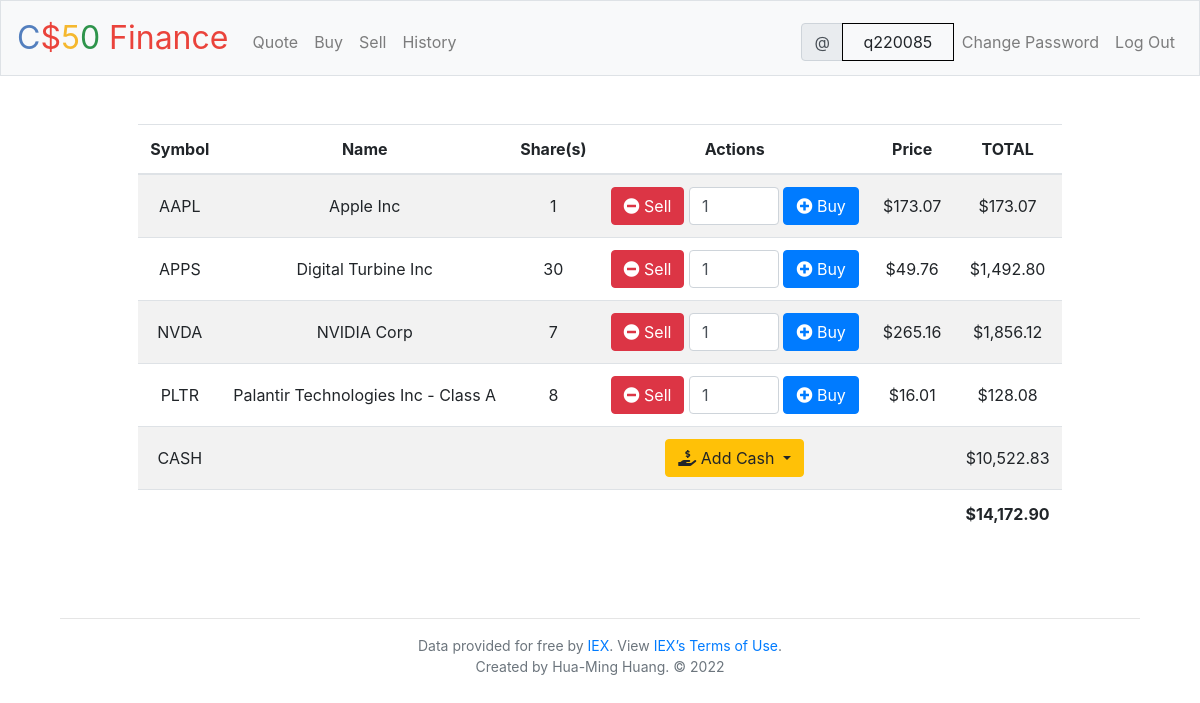
The page / (signed in) on the database its author committed.
### tables this page shows
CREATE TABLE transactions (
 id INTEGER PRIMARY KEY AUTOINCREMENT,
 user_id INTEGER NOT NULL,
 name TEXT NOT NULL,
 shares INTEGER NOT NULL,
 price NUMERIC NOT NULL,
 type TEXT NOT NULL,
 symbol TEXT NOT NULL,
 time TIMESTAMP DEFAULT CURRENT_TIMESTAMP,
 FOREIGN KEY(user_id) REFERENCES users(id)
);

### application.py (the view, shortened to what this page needs)
@app.route("/", methods=["GET", "POST"])
@login_required
def index():
    user_id = session["user_id"]
    if (request.method == "GET"):
        messages = session.get("messages", None)
        db.execute("DELETE FROM transactions \
                    WHERE symbol IN (SELECT symbol FROM transactions \
                    WHERE user_id = ? GROUP BY symbol HAVING TOTAL(shares) == 0)", \
                    user_id)
        stocks = db.execute("SELECT symbol, name, SUM(shares) as totalShares, price FROM transactions WHERE user_id = ? GROUP BY symbol", user_id)
        cash = db.execute("SELECT cash FROM users WHERE id = ?", user_id)
        cash = cash[0]["cash"]
        total = cash
        for stock in stocks:
            total += stock["price"] * stock["totalShares"]
        session["messages"] = None
        return render_template("index.html", stocks=stocks, cash=usd(cash), total=usd(total), usd_function=usd, messages=messages)

### application.py (called while the page is built)
@app.after_request
def after_request(response):
    response.headers["Cache-Control"] = "no-cache, no-store, must-revalidate"
    response.headers["Expires"] = 0
    response.headers["Pragma"] = "no-cache"
    return response

### helpers.py (called while the page is built)
def login_required(f):
    @wraps(f)
    def decorated_function(*args, **kwargs):
        if session.get("user_id") is None:
            return redirect("/login")
        return f(*args, **kwargs)
    return decorated_function

def usd(value):
    return f"${value:,.2f}"

### templates/index.html (shortened to what this page needs)
{% extends "layout.html" %}
{% block main %}
    <div class="table-responsive">
        <table class="table table-striped center-screen" style="max-width: 80%">
            <thead>
                <tr>
                    <th>Symbol</th>
                    <th>Name</th>
                    <th>Share(s)</th>
                    <th>Actions</th>
                    <th>Price</th>
                    <th>TOTAL</th>
                </tr>
            </thead>
            <tbody>
                {% for stock in stocks %}
                <tr>
                    <td>{{ stock["symbol"] }}</td>
                    <td>{{ stock["name"] }}</td>
                    <td>{{ stock["totalShares"] }}</td>
                    <td>
                        <form class="form-inline justify-content-center" action="/" method="post">
                            <button type="submit" class="btn btn-danger" name={{ stock["symbol"] }} value="Sell">
                                <i class="fas fa-minus-circle"></i> Sell
                            </button>
                            <input type="number" name="quantity" class="form-control" value="1" min="1" max="100" style="width:90px">
                            <button type="submit" class="btn btn-primary" name={{ stock["symbol"] }} value="Buy">
                                <i class="fas fa-plus-circle"></i> Buy
                            </button>
                        </form>
                    </td>
                    <td>{{ usd_function(stock["price"]) }}</td>
                    <td>{{ usd_function(stock["totalShares"] * stock["price"]) }}</td>
                </tr>
                {% endfor %}
                <tr>
                    <td>CASH</td>
                    <td colspan="2"></td>
                    <td>
                        <form name="add_cash_form" action="/" method="POST">
                            <div class="dropdown">
                                <button class="btn btn-warning dropdown-toggle" data-toggle="dropdown" type="button">
                                <i class="fas fa-hand-holding-usd"></i> Add Cash
                                </button>
                            </div>
                        </form>
                    </td>
                    <td colspan="1"></td>
                    <td>{{ cash }}</td>
                </tr>
            <tfoot>
                <td colspan="5"></td>
                <td><strong>{{ total }}</strong></td>
            </tfoot>
        </table>
    </div>
{% endblock %}

### templates/layout.html (shortened to what this page needs)
<!DOCTYPE html>
<html lang="en">
    <head>
        <link href="/static/styles.css" rel="stylesheet">
        <link rel="stylesheet" href="https://cdn.jsdelivr.net/npm/bootstrap@4.6.1/dist/css/bootstrap.min.css">
        <link rel="stylesheet" href="https://cdn.jsdelivr.net/npm/bootstrap-icons@1.6.0/font/bootstrap-icons.css">
        <link href="https://cdnjs.cloudflare.com/ajax/libs/font-awesome/5.15.4/css/all.min.css" rel="stylesheet">
    </head>
    <body>
        <nav class="navbar navbar-expand-md navbar-light bg-light border">
            <a class="navbar-brand" href="/"><span class="blue">C</span><span class="red">$</span><span class="yellow">5</span><span class="green">0</span> <span class="red">Finance</span></a>
            <div class="collapse navbar-collapse" id="navbar">
                {% if session.user_id %}
                    <ul class="navbar-nav mr-auto mt-2">
                        <li class="nav-item"><a class="nav-link" href="/quote">Quote</a></li>
                        <li class="nav-item"><a class="nav-link" href="/buy">Buy</a></li>
                        <li class="nav-item"><a class="nav-link" href="/sell">Sell</a></li>
                        <li class="nav-item"><a class="nav-link" href="/history">History</a></li>
                    </ul>
                    <ul class="navbar-nav ml-auto mt-2">
                        <form class="form-inline">
                            <div class="input-group">
                              <div class="input-group-prepend">
                                <span class="input-group-text" id="basic-addon1">@</span>
                              </div>
                              <input readonly class="form-control-plaintext" name="username" value={{ session.username }} type="text" style="text-align: center; width: {{ session.username|length }}em; border: 1px solid black;">
                            </div>
                          </form>
                        <li class="nav-item"><a class="nav-link" href="/changepwd">Change Password</a></li>
                        <li class="nav-item"><a class="nav-link" href="/logout">Log Out</a></li>
                    </ul>
                {% else %}
                    <ul class="navbar-nav ml-auto mt-2">
                        <li class="nav-item"><a class="nav-link" href="/register">Register</a></li>
                        <li class="nav-item"><a class="nav-link" href="/login">Log In</a></li>
                    </ul>
                {% endif %}
            </div>
        </nav>
        <main class="container-fluid p-5">
            {% block main %}{% endblock %}
        </main>
        <hr style="width: 90%; margin-left: auto; margin-right: auto;">
        <footer class="small text-center text-muted">
            Data provided for free by <a href="https://iextrading.com/developer">IEX</a>. View <a href="https://iextrading.com/api-exhibit-a/">IEX’s Terms of Use</a>.
            <p>Created by Hua-Ming Huang. &copy; <script>document.write(new Date().getFullYear());</script></p>
        </footer>
    </body>
</html>

### static/styles.css (style rules this page uses)
nav .navbar-brand { font-size: xx-large; }
nav .navbar-brand .blue { color: #537fbe; }
nav .navbar-brand .red { color: #ea433b; }
nav .navbar-brand .yellow { color: #f5b82e; }
nav .navbar-brand .green { color: #2e944b; }
main .form-control { display: inline-block; width: auto; }
main { overflow-x: auto; text-align: center; }
main .form-inline { display: inline-block; }
table th, table td { vertical-align: middle !important; width: 1%; white-space: nowrap; }
.center-screen { align-content: center; justify-content: center; align-items: center; text-align: center; margin: 0 auto; }

### rows shown on the page
transactions: symbol "AAPL", name "Apple Inc", totalShares "1", price "$173.07", usd_function(stock['totalShares']*stock['price']) "$173.07"
transactions: symbol "APPS", name "Digital Turbine Inc", totalShares "30", price "$49.76", totalShares "$1,492.80"
transactions: symbol "NVDA", name "NVIDIA Corp", totalShares "7", price "$265.16", totalShares "$1,856.12"

### other values the page prints
{{ stock["symbol"] }} "PLTR"
{{ stock["name"] }} "Palantir Technologies Inc - Class A"
{{ stock["totalShares"] }} "8"
{{ usd_function(stock["price"]) }} "$16.01"
{{ usd_function(stock["totalShares"] * stock["price"]) }} "$128.08"
{{ cash }} "$10,522.83"
{{ total }} "$14,172.90"
